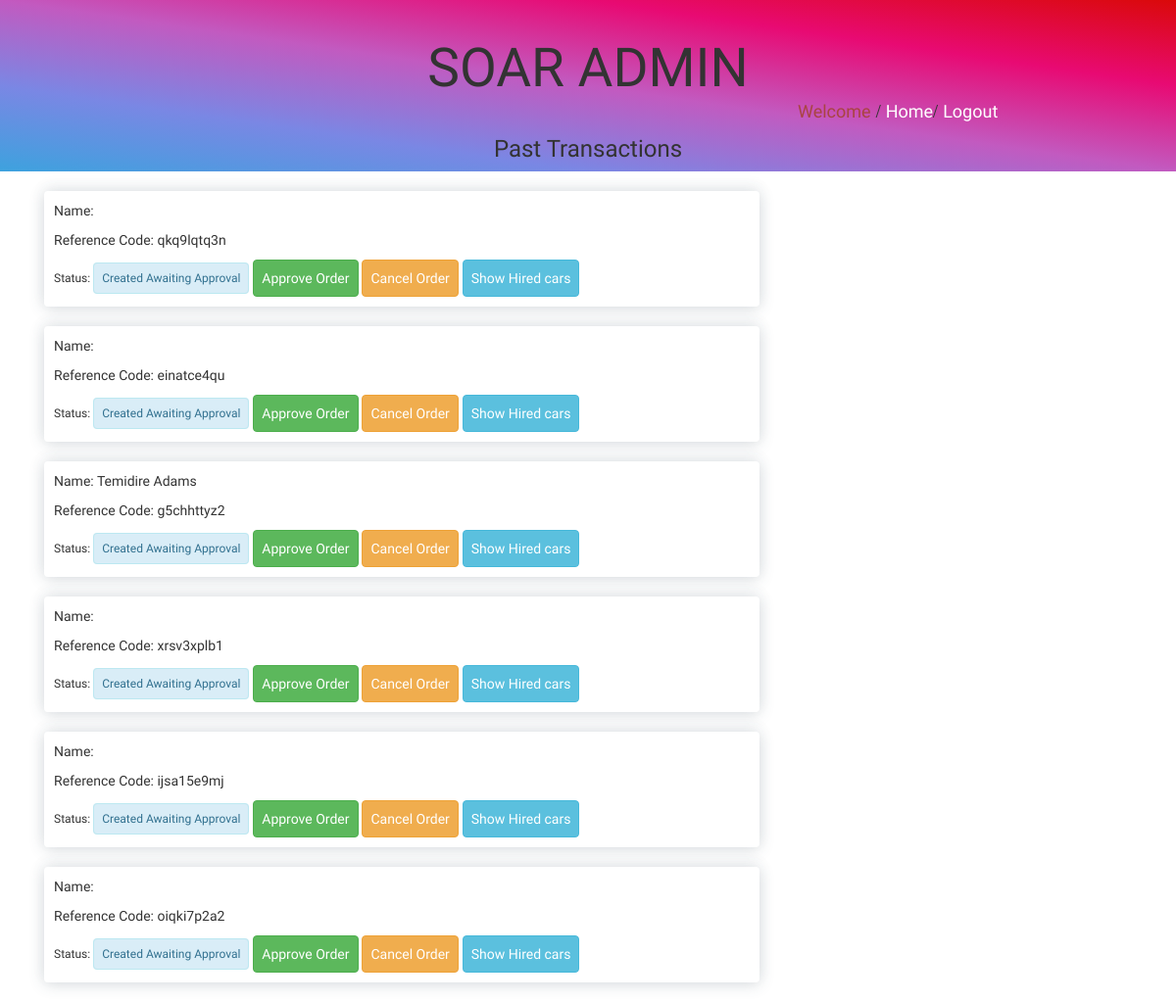
Before: /Transaction/ with the older database file.
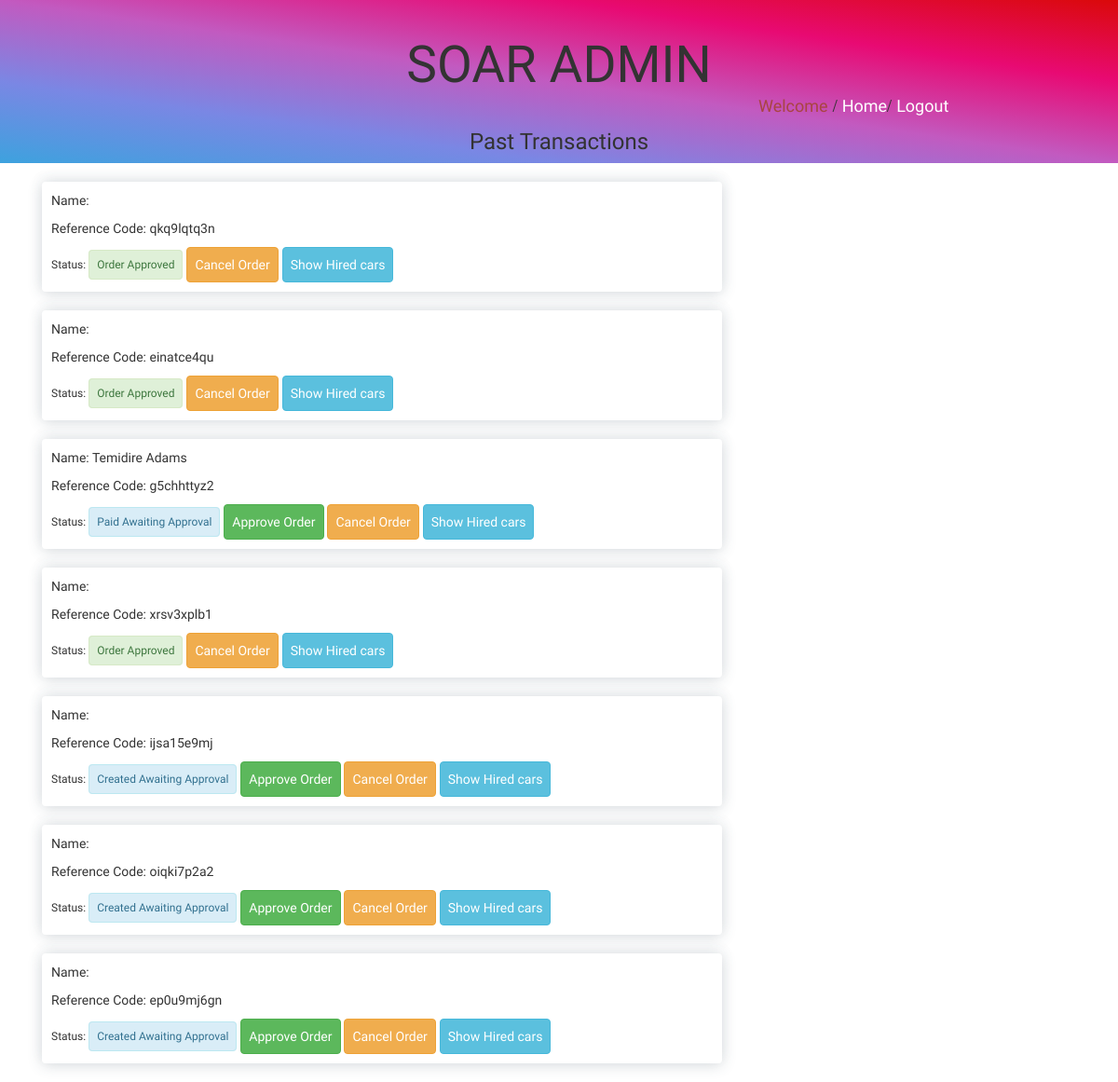
After: the same page with the newer database file.
### Orders/models.py (models this page shows, shortened)
class order(models.Model):
	order_id = models.CharField(max_length=20, blank=True)
	user=models.ForeignKey(User, null=True, blank=True, on_delete=models.CASCADE)
	Carts = models.ForeignKey(cart, on_delete=models.CASCADE)
	status= models.ForeignKey(Status, on_delete=models.CASCADE, default=1)
	order_total= models.DecimalField(default=0.00, max_digits=100, decimal_places=2)

### Account/models.py (models this page shows, shortened)
class CustomUser(AbstractUser):
	license=models.CharField(default='xxx-xxx-xxx',max_length=50)
	picture = models.ImageField(upload_to="profile", default="profile/users.png")
	is_active=models.BooleanField(default=True)
	address = models.CharField(max_length=150, default="lagos")
	phone = models.CharField(max_length=150, default="08000012345")

### Home/views.py (the view)
# urls.py: url(r'^Transaction/$', views.Transactions, name='transaction'),
def Transactions(request):
	template = "Admin/transact.html"
	Order = order.objects.all()
	rent = Rent.objects.all()
	context={
	"order":Order,
	'rent':rent,
	}
	return render(request, template, context)

### Transport/models.py (called while the page is built)
	def __str__(self):
		return self.Brands.Brand_Name+" "+self.Model+" "+self.Vehicle_id.tag

### templates/Admin/transact.html (shortened to what this page needs)
{% extends 'Home/signbase.html'%}
{%block content%}
<body class="">
<div class="container-fluid">
    <div class="row adheader">
        <div class="col-md-12">
            <div class="col-md-4">
            </div>
            <div class="col-md-4">
                <center><div class="">
                    <p>SOAR ADMIN</p>
					<div class="center">
						<h3>Past Transactions</h3>
					</div>
                </div></center>
            </div>
            <div class="col-md-4 ">
            	<div class="adlink">
            	<p class="text-danger">Welcome</p>
            	<p class="text-danger">{{request.user.username}} </p>/
            	<a class="text-light"href="{% url 'index' %}">Home</a>/
            	<a class="text-light"href="{% url 'logout' %}">Logout</a>
            	</div>
            </div>
        </div>
    </div>
</div>
<div class="container">
    <div class="row">
        <div class="col-md-12">
            <div class="col-md-8">
				{% for orders in order%}
                <div class="allu circle">
                   <p style="display: block;">Name: {{orders.user.first_name}} {{orders.user.last_name}}</p>
                   <p style="display: block; ">Reference Code: {{orders.order_id}}</p>
				<div class="approve" style="display:inline-block">
					{% if orders.status.status == 'Created' or orders.status.status == 'Paid' %}
					{% if orders.status.status == 'Created'%}
					<h6 style="display:inline-block;" class="sentence">Status: <span class="alert alert-info">Created Awaiting Approval</span></h6>
                    {% elif orders.status.status == 'Paid'%}
					<h6 style="display:inline-block;" class="sentence">Status: <span class="alert alert-info">Paid Awaiting Approval</span></h6>
					{% endif %}
					<button value="{{orders.id}}" data-url="{% url 'approve_order' %}" class="appr-btn btn btn-Success">Approve Order</button>
                    <button value="{{orders.id}}" data-url="{% url 'cancel_order' %}" class="disa-btn btn btn-warning">Cancel Order</button>
                    {% elif orders.status.status == 'Approved'%}
					<h6 style="display:inline-block;">Status: <span class="alert alert-success">Order Approved</span> </h6>
					<button style="display:inline-block;" value="{{orders.id}}" data-url="{% url 'cancel_order' %}" class="disa-btn btn btn-warning">Cancel Order</button>
					{% elif orders.status.status == 'Cancel'%}
					<h6 style="display:inline-block;">Status: <span class="alert alert-danger">Order Canceled </span> </h6>
					<button style="display:inline-block;" value="{{orders.id}}" data-url="{% url 'approve_order' %}" class="appr-btn btn btn-Success">Approve Order</button>
                    {%endif%}
                 </div>
 				<button class="hired-cars btn btn-info">Show Hired cars</button>
                </div>
                {% endfor %}
            </div>
        </div>
    </div>
</div>
</body>
{%endblock%}

Changed rows visible on the page:
changed order "qkq9lqtq3n": status_id "Created Awaiting Approval Approve Order" → "Order Approved"
changed order "einatce4qu": status_id "Created Awaiting Approval Approve Order" → "Order Approved"
changed order "g5chhttyz2": status_id "Created Awaiting Approval" → "Paid Awaiting Approval"
changed order "xrsv3xplb1": status_id "Created Awaiting Approval Approve Order" → "Order Approved"
added order: order_id "ep0u9mj6gn", shows "Status:", {{ orders.id }} 9 (drawn)
